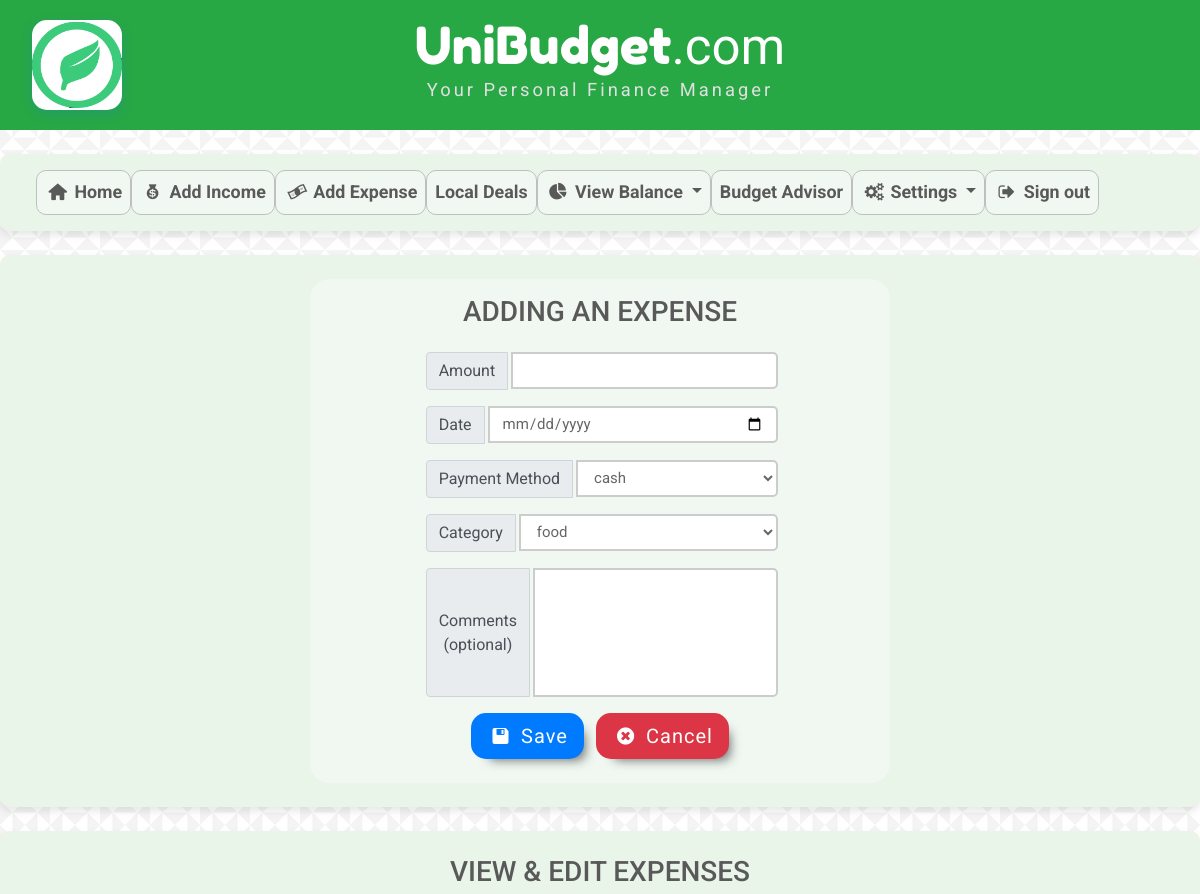
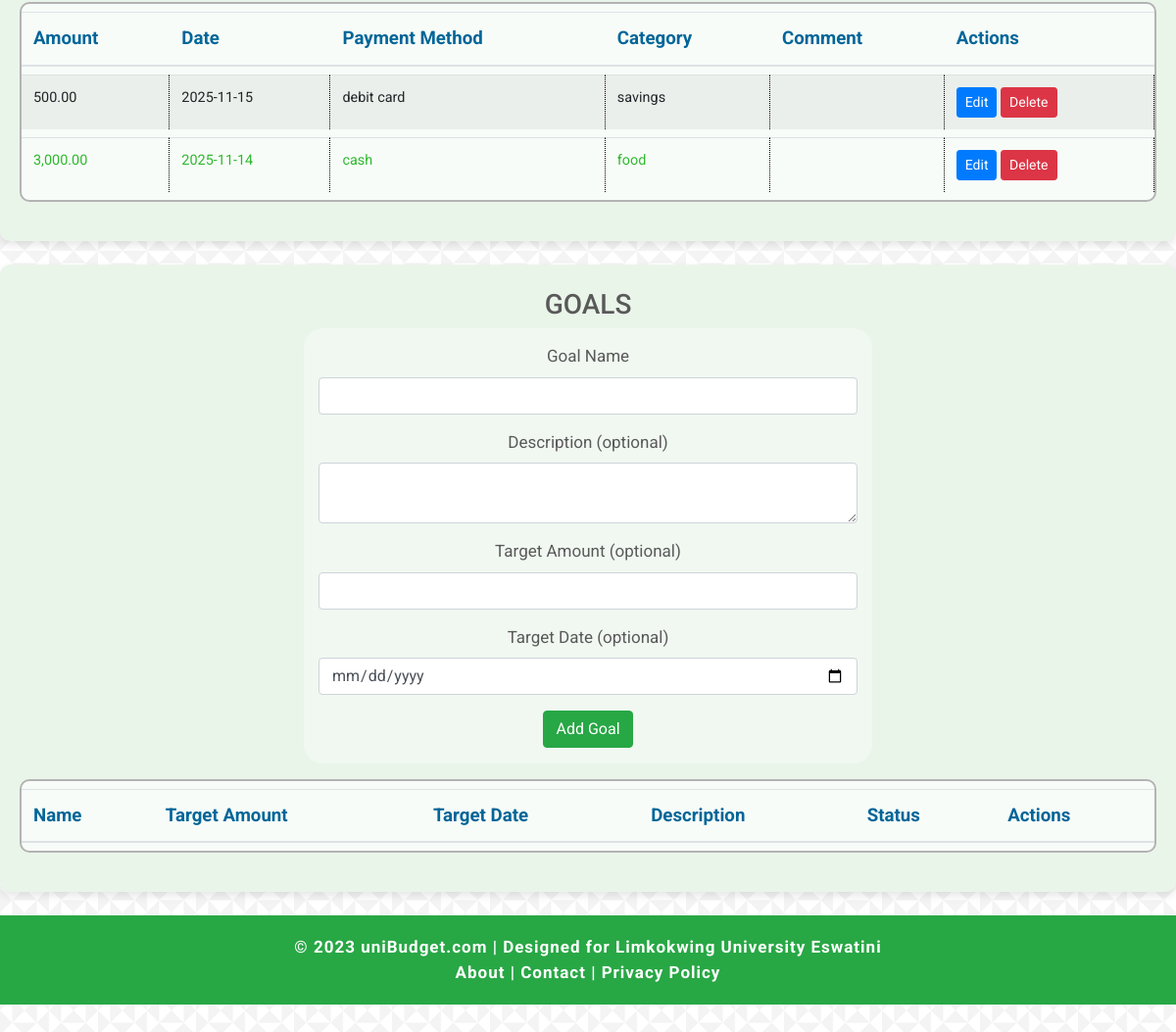
Page /expense.php (signed in) on the committed database (2 pictures, top to bottom).
### tables this page shows
CREATE TABLE `expenses` (
  `expense_id` int(11) NOT NULL,
  `user_id` int(11) NOT NULL,
  `expense_amount` decimal(8,2) NOT NULL,
  `expense_date` date NOT NULL,
  `payment_method_id` int(11) NOT NULL,
  `category_id` int(11) NOT NULL,
  `expense_comment` varchar(100) DEFAULT NULL
);

CREATE TABLE `payment_methods` (
  `payment_method_id` int(11) NOT NULL,
  `payment_method` varchar(50) NOT NULL
);

CREATE TABLE `expense_categories` (
  `category_id` int(11) NOT NULL,
  `expense_category` varchar(50) NOT NULL
);

### expense.php (the view, shortened to what this page needs)
<?php
	if(isset($_SESSION['loggedUserId'])) {
		require_once 'database.php';
		$expenseCategoryQuery = $db -> prepare(
			"SELECT ec.expense_category
			FROM expense_categories ec NATURAL JOIN user_expense_category uec
			WHERE uec.user_id = :loggedUserId");
		$expenseCategoryQuery -> execute([':loggedUserId'=> $_SESSION['loggedUserId']]);
		$expenseCategoriesOfLoggedUser = $expenseCategoryQuery -> fetchAll();
		$paymentMethodQuery = $db -> prepare(
			"SELECT pm.payment_method
			FROM payment_methods pm NATURAL JOIN user_payment_method upm
			WHERE upm.user_id = :loggedUserId");
		$paymentMethodQuery -> execute([':loggedUserId'=> $_SESSION['loggedUserId']]);
		$paymentMethodsOfLoggedUser = $paymentMethodQuery -> fetchAll();
		$expensesQuery = $db->prepare(
		    "SELECT e.*, ec.expense_category, pm.payment_method
		     FROM expenses e
		     JOIN expense_categories ec ON e.category_id = ec.category_id
		     JOIN payment_methods pm ON e.payment_method_id = pm.payment_method_id
		     WHERE e.user_id = :loggedUserId
		     ORDER BY e.expense_date DESC"
		);
		$expensesQuery->execute([':loggedUserId' => $_SESSION['loggedUserId']]);
		$userExpenses = $expensesQuery->fetchAll();
	} else {
		header ("Location: index.php");
		exit();
	}
?>
<!DOCTYPE html>
<html lang="pl">
<head>
    <link rel="stylesheet" href="css/bootstrap.min.css">
    <link rel="stylesheet" href="css/main.css">
    <link rel="stylesheet" href="css/fontello.css">
</head>
<body>
<header style="min-height: 130px;">
		<img src="logo2.png" alt="uniBudget Logo" class="header-logo">
		<div class="header-center">
			<h1 class="header-title" id="title">
				<a id="homeButton" href="index.php" role="button">
					<span id="logo">UniBudget</span>.com
				</a>
			</h1>
			<p class="header-subtitle" id="subtitle">Your Personal Finance Manager</p>
		</div>
	</header>
	<main>
		<section class="container-fluid square my-4 py-2">
		<nav class="navbar navbar-dark navbar-expand-lg">
        <div class="collapse navbar-collapse" id="mainMenu">
            <ul class="navbar-nav mx-auto">
                <li class="nav-item">
                    <a class="nav-link" href="menu.php"><i class="icon-home"></i> Home</a>
                </li>
                <li class="nav-item">
                    <a class="nav-link" href="income.php"><i class="icon-money-1"></i> Add Income</a>
                </li>
                <li class="nav-item">
                    <a class="nav-link" href="expense.php"><i class="icon-dollar"></i> Add Expense</a>
                </li>
                <li class="nav-item">
                    <a class="nav-link" href="ads.php"><i class="icon-megaphone"></i> Local Deals</a>
                </li>
                <li class="nav-item dropdown">
                    <a class="nav-link dropdown-toggle" href="#" id="balanceDropdown" role="button" data-toggle="dropdown" aria-haspopup="true" aria-expanded="false">
                        <i class="icon-chart-pie"></i> View Balance
                    </a>
                </li>
				<li class="nav-item">
                    <a class="nav-link" href="budget_advisor.php"><i class=""></i> Budget Advisor</a>
                </li>
                <li class="nav-item dropdown">
                    <a class="nav-link dropdown-toggle" href="#" id="settingsDropdown" role="button" data-toggle="dropdown" aria-haspopup="true" aria-expanded="false">
                        <i class="icon-cog-alt"></i> Settings
                    </a>
                </li>
                <li class="nav-item">
                    <a class="nav-link" href="logout.php"><i class="icon-logout"></i> Sign out</a>
                </li>
            </ul>
        </div>
    </nav>
		</section>
		<section class="container-fluid square my-4 py-4">
			<form class="col-sm-10 col-md-8 col-lg-6 py-3 mx-auto" method="post">
				<h3>ADDING AN EXPENSE</h3>
				<div class="row justify-content-around">
					<div class="col-sm-10 col-lg-8">
						<div class="input-group mt-3">
							<div class="input-group-prepend px-1">
								<span class="input-group-text">Amount</span>
							</div>
							<input class="form-control userInput labeledInput" type="number" name="expenseAmount" step="0.01" value="<?php
								if(isset($_SESSION['formExpenseAmount'])) {
									echo $_SESSION['formExpenseAmount'];
									unset($_SESSION['formExpenseAmount']);
								}
							?>">
						</div>
						<div class="input-group mt-3">
							<div class="input-group-prepend px-1">
								<span class="input-group-text">Date</span>
							</div>
							<input class="form-control  userInput labeledInput" type="date" name="expenseDate" id="dateInput" value="<?php
								if(isset($_SESSION['formExpenseDate'])) {
									echo $_SESSION['formExpenseDate'];
									unset($_SESSION['formExpenseDate']);
								}
							?>" required>
						</div>
						<div class="input-group mt-3">
							<div class="input-group-prepend px-1">
								<span class="input-group-text">Payment Method</span>
							</div>
							<select class="form-control userInput labeledInput" name="expensePaymentMethod">
								<?php
									foreach ($paymentMethodsOfLoggedUser as $payment_method) {
										if(isset($_SESSION['formExpensePaymentMethod']) && $_SESSION['formExpensePaymentMethod'] == $payment_method['payment_method']) {
											echo '<option selected>'.$payment_method['payment_method'].'</option>';
											unset($_SESSION['formExpensePaymentMethod']);
										} else {
											echo '<option>'.$payment_method['payment_method'].'</option>';
										}
									}
								?>
							</select>
						</div>
						<div class="input-group mt-3">
							<div class="input-group-prepend px-1">
								<span class="input-group-text">Category</span>
							</div>
							<select class="form-control userInput labeledInput" name="expenseCategory">
								<?php
									foreach ($expenseCategoriesOfLoggedUser as $category) {
										if(isset($_SESSION['formExpenseCategory']) && $_SESSION['formExpenseCategory'] == $category['expense_category']) {
											echo '<option selected>'.$category['expense_category']."</option>";
											unset($_SESSION['formExpenseCategory']);
										} else {
											echo "<option>".$category['expense_category']."</option>";
										}
									}
								?>
							</select>
						</div>
						<div class="input-group mt-3">
							<div class="input-group-prepend px-1">
								<span class="input-group-text">Comments<br />(optional)</span>
							</div>
							<textarea class="form-control userInput labeledInput" name="expenseComment" rows="5"><?php
								?></textarea>
						</div>
					</div>
					<div class="col-md-11">
						<button class="btn-lg mt-3 mb-2 mx-1 signButton bg-primary" type="submit">
							<i class="icon-floppy"></i> Save
						</button>
						<a data-toggle="modal" data-target="#discardExpenseModal">
							<button class="btn-lg mt-3 mb-2 mx-1 signButton bg-danger" type="button">
								<i class="icon-cancel-circled"></i> Cancel
							</button>
						</a>
					</div>
				</div>
			</form>
		</section>
		<section class="container-fluid square my-4 py-4">
			<h3>VIEW & EDIT EXPENSES</h3>
			<table class="table table-striped">
				<thead>
					<tr>
						<th>Amount</th>
						<th>Date</th>
						<th>Payment Method</th>
						<th>Category</th>
						<th>Comment</th>
						<th>Actions</th>
					</tr>
				</thead>
				<tbody>
					<?php foreach ($userExpenses as $expense) { ?>
						<tr>
							<td><?= number_format($expense['expense_amount'], 2) ?></td>
							<td><?= htmlspecialchars($expense['expense_date']) ?></td>
							<td><?= htmlspecialchars($expense['payment_method']) ?></td>
							<td><?= htmlspecialchars($expense['expense_category']) ?></td>
							<td><?= htmlspecialchars($expense['expense_comment']) ?></td>
							<td>
								<a href="edit_expense.php?id=<?= $expense['expense_id'] ?>" class="btn btn-sm btn-primary">Edit</a>
								<a href="delete_expense.php?id=<?= $expense['expense_id'] ?>" class="btn btn-sm btn-danger" onclick="return confirm('Delete this expense?');">Delete</a>
							</td>
						</tr>
					<?php } ?>
				</tbody>
			</table>
		</section>
		<section class="container-fluid square my-4 py-4">
			<h3>GOALS</h3>
			<form class="mb-3 col-sm-10 col-md-8 col-lg-6 py-3 mx-auto" method="post">
				<div class="form-group">
					<label for="goal_name">Goal Name</label>
					<input type="text" name="goal_name" id="goal_name" class="form-control" required maxlength="100">
				</div>
				<div class="form-group">
					<label for="goal_description">Description (optional)</label>
					<textarea name="goal_description" id="goal_description" class="form-control"></textarea>
				</div>
				<div class="form-group">
					<label for="goal_target_amount">Target Amount (optional)</label>
					<input type="number" name="goal_target_amount" id="goal_target_amount" step="0.01" class="form-control">
				</div>
				<div class="form-group">
					<label for="goal_target_date">Target Date (optional)</label>
					<input type="date" name="goal_target_date" id="goal_target_date" class="form-control">
				</div>
				<button type="submit" class="btn btn-success">Add Goal</button>
			</form>
			<table class="table table-striped">
				<thead>
					<tr>
						<th>Name</th>
						<th>Target Amount</th>
						<th>Target Date</th>
						<th>Description</th>
						<th>Status</th>
						<th>Actions</th>
					</tr>
				</thead>
			</table>
		</section>
	</main>
	<footer>
        <p>&copy; 2023 uniBudget.com | Designed for Limkokwing University Eswatini</p>
        <p>
            <a href="about.php">About</a> |
            <a href="contact.php">Contact</a> |
            <a href="privacy.php">Privacy Policy</a>
        </p>
    </footer>
</body>
</html>

### css/main.css (style rules this page uses)
html { position: relative; min-height: 100%; min-width: 320px; }
body { background-image: url("img/country-quilt.png"); color: #595959; font-family: 'Roboto', sans-serif; font-size: 17px; text-align: center; margin-bottom: 60px; }
#title { font-size: 3em; font-weight: 400; }
#logo { color: #0099e6; font-family: 'Fredoka One', cursive; }
#subtitle { font-weight: 400; letter-spacing: 3px; }
p { margin: 0px; font-weight: 700; letter-spacing: 1px; }
.square { text-align: center; background-color: rgba(166, 166, 166, 0.6); -webkit-box-shadow: -1px 9px 11px -8px rgba(107,108,110,1); -moz-box-shadow: -1px 9px 11px -8px rgba(107,108,110,1); box-shadow: -1px 9px 11px -8px rgba(107,108,110,1); }
.signButton { background-color: #00b300; border-radius: 15px; color: white; letter-spacing: 1px; -webkit-box-shadow: 9px 9px 11px -8px rgba(107,108,110,1); moz-box-shadow: 9px 9px 11px -8px rgba(107,108,110,1); box-shadow: 9px 9px 11px -8px rgba(107,108,110,1); border-style: none; }
#homeButton { text-decoration: none; color: #595959; }
form { background-color: rgba(255, 255, 255, 0.3); border-radius: 20px; }
.userInput { font-size: 1.2em; background-color: white; color: #666666; border: 2px solid #cccccc; border-radius: 5px; box-sizing: border-box; }
a.nav-link, a.dropdown-item, .dateButton > button { color: #595959 !important; font-size: 1.05em !important; line-height: 150% !important; }
ul { width: 100%; }
ul > li, .dateButton > button { background-color: rgba(255, 255, 255, 0.3); border: 1px solid #bfbfbf; border-radius: 10px; }
.labeledInput { font-size: 15px; color: #666666; resize: none; }
table { background-color: rgba(255, 255, 255, 0.7); border: 2px solid #b3b3b3; border-radius: 10px; border-collapse:separate; border-spacing: 0 8px; }
th { text-align: left; color: #006699; font-size: 1.1em; overflow: hidden; overflow-wrap: normal; border-bottom: 2px solid #b3b3b3; }
td { text-align: left; font-size: 0.85em; border-right: 1px dotted black; }
tr:last-child { color: #2eb82e; }

### rows in the picture
expenses: expense_amount "500.00", expense_date "2025-11-15", payment_method.payment_method "debit card", category.expense_category "savings"
expenses: expense_amount "3,000.00", expense_date "2025-11-14", payment_method.payment_method "cash", category.expense_category "food"

### other values in the picture
form field expensePaymentMethod "cash"
form field expenseCategory "food"
